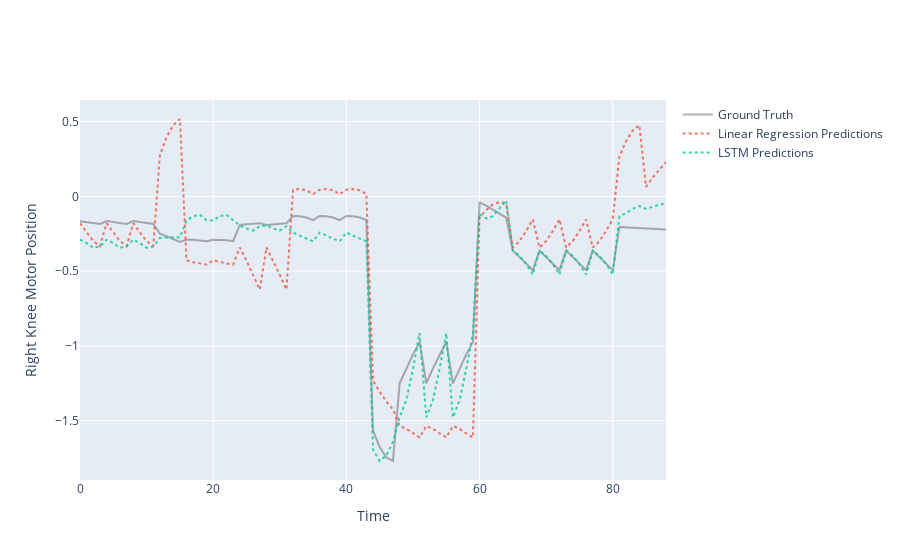

The notebook cell this image was saved under:
### Code cell
layout = dict(
   # title="Predictions vs Actual Values",
    xaxis=dict(title="Time", ticklen=5, zeroline=False),
    yaxis=dict(title="Right Knee Motor Position", ticklen=5, zeroline=False),
)

fig = dict(data=data, layout=layout)
#a = pyo.iplot(fig)
f = go.Figure(data=data, layout=layout)
print(f)
f.show()
